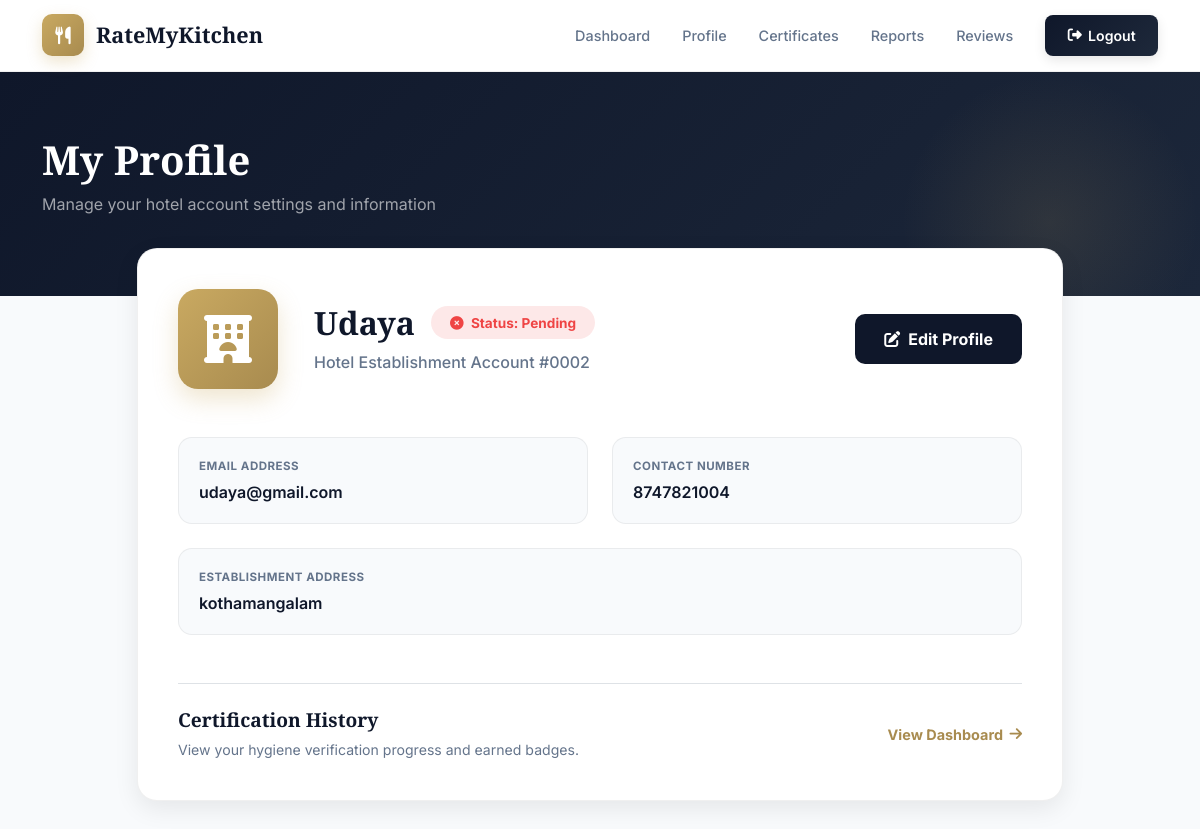
/User/profile/ (signed in), run on an earlier commit of the app's database.
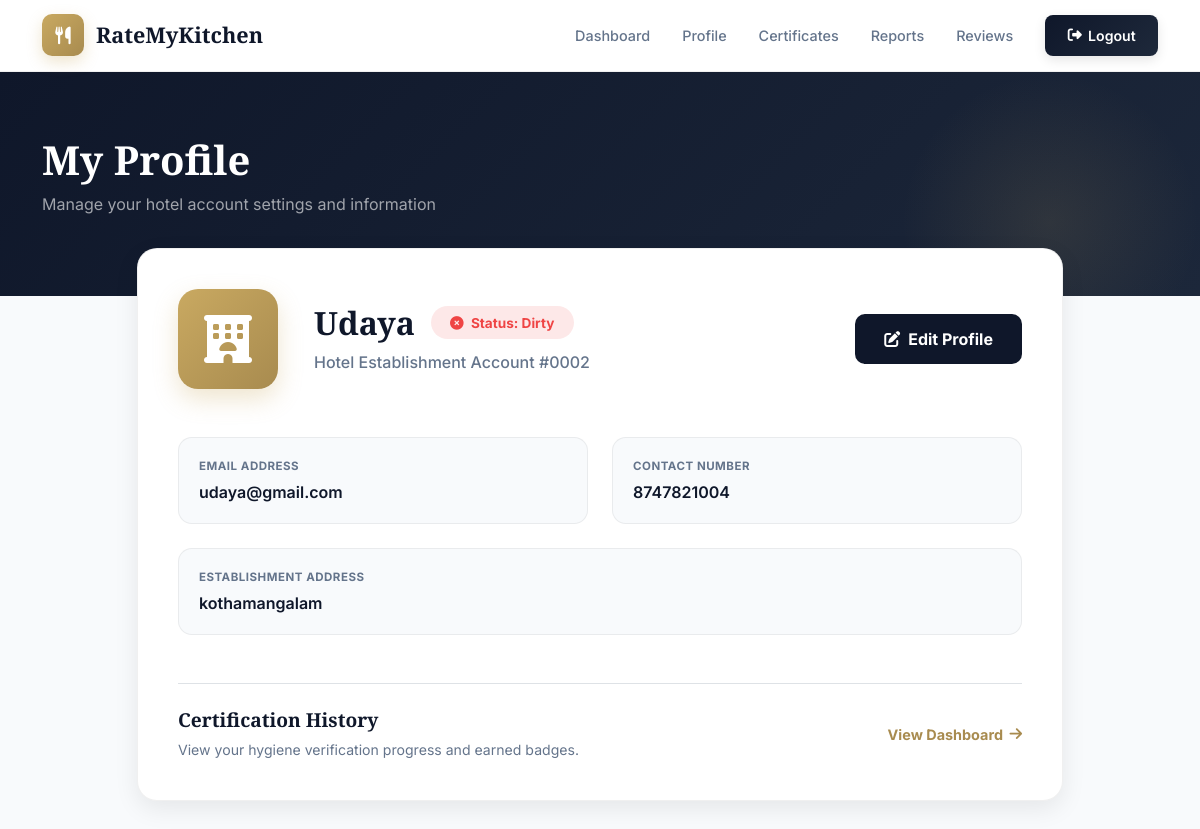
And on a later commit of the database.
### User/models.py (models this page shows, shortened)
class tbl_hotel(models.Model):
    hotel_name = models.CharField(max_length=100)
    hotel_email = models.EmailField(unique=True)
    hotel_password = models.CharField(max_length=128)
    hotel_contact = models.CharField(max_length=20, blank=True)
    hotel_address = models.CharField(max_length=255, blank=True)
    is_verified = models.IntegerField(
        choices=[
            (0, 'Not Verified'),
            (1, 'Verified'),
            (2, 'Rejected')
        ],
        default=0
    )
    hygiene_status = models.CharField(
        max_length=50,
        choices=[
            ('Pending', 'Pending'),
            ('Clean', 'Clean'),
            ('Moderately Clean', 'Moderately Clean'),
            ('Dirty', 'Dirty'),
        ],
        default='Pending'
    )
    certificate_generated = models.BooleanField(default=False)
    verified_at = models.DateTimeField(null=True, blank=True)

### User/views.py (the view)
# urls.py: path("profile/",views.myprofile,name="myprofile"),
def myprofile(request):
    hotel = _require_hotel(request)
    if not hotel:
        return redirect("guest:login")
    return render(request, "User/MyProfile.html", {"user": hotel})

### User/views.py (called while the page is built)
def _require_hotel(request):
    hid = request.session.get("hid")
    if not hid:
        return None
    try:
        return tbl_hotel.objects.get(id=hid)
    except tbl_hotel.DoesNotExist:
        return None

### templates/User/MyProfile.html (shortened to what the changed rows need)
{% extends "User/Header.html" %}
{% block content %}
<div class="page-banner">
    <div class="container banner-content" data-aos="fade-up">
        <h1 class="banner-title">My Profile</h1>
    </div>
</div>
<div class="container" style="margin-top: -3rem; position: relative; z-index: 5;">
    <div class="row justify-content-center">
        <div class="col-lg-10">
            <div class="clean-card" data-aos="fade-up" data-aos-delay="100">
                <div class="row align-items-center mb-5">
                    <div class="col-md ps-md-4">
                        <div class="d-flex flex-wrap align-items-center gap-3 mb-2">
                            <h2 style="font-size: 2rem; font-weight: 800; color: var(--dark); margin: 0;">{{ user.hotel_name }}</h2>
                            <span style="background: {% if user.hygiene_status == 'Clean' %}rgba(16,185,129,0.12); color: #10b981;{% elif user.hygiene_status == 'Moderate' %}rgba(245,158,11,0.12); color: #f59e0b;{% else %}rgba(239,68,68,0.12); color: #ef4444;{% endif %} padding: 0.4rem 1.2rem; border-radius: 50px; font-weight: 700; font-size: 0.85rem;">
                                <i class="fas fa-{% if user.hygiene_status == 'Clean' %}check-circle{% elif user.hygiene_status == 'Moderate' %}exclamation-circle{% else %}times-circle{% endif %} me-1"></i>
                                Status: {{ user.hygiene_status|default:"Not Inspected" }}
                            </span>
                        </div>
                        <p style="color: var(--text-sub); margin: 0; font-weight: 500;">Hotel Establishment Account #{{ user.id|stringformat:"04d" }}</p>
                    </div>
                </div>
                <div class="row g-4">
                    <div class="col-md-6">
                        <div style="padding: 1.25rem; background: #f8fafc; border-radius: 14px; border: 1px solid var(--border);">
                            <div style="font-size: 0.72rem; text-transform: uppercase; font-weight: 700; color: var(--text-sub); letter-spacing: 0.5px; margin-bottom: 0.35rem;">Email Address</div>
                            <div style="font-size: 1rem; font-weight: 600; color: var(--dark); line-height: 1.4;">{{ user.hotel_email }}</div>
                        </div>
                    </div>
                    <div class="col-md-6">
                        <div style="padding: 1.25rem; background: #f8fafc; border-radius: 14px; border: 1px solid var(--border);">
                            <div style="font-size: 0.72rem; text-transform: uppercase; font-weight: 700; color: var(--text-sub); letter-spacing: 0.5px; margin-bottom: 0.35rem;">Contact Number</div>
                            <div style="font-size: 1rem; font-weight: 600; color: var(--dark); line-height: 1.4;">{{ user.hotel_contact }}</div>
                        </div>
                    </div>
                    <div class="col-12">
                        <div style="padding: 1.25rem; background: #f8fafc; border-radius: 14px; border: 1px solid var(--border);">
                            <div style="font-size: 0.72rem; text-transform: uppercase; font-weight: 700; color: var(--text-sub); letter-spacing: 0.5px; margin-bottom: 0.35rem;">Establishment Address</div>
                            <div style="font-size: 1rem; font-weight: 600; color: var(--dark); line-height: 1.4;">{{ user.hotel_address }}</div>
                        </div>
                    </div>
                </div>
            </div>
        </div>
    </div>
</div>
{% endblock %}

What changed in the data, as far as the page shows it:
changed tbl_hotel "Udaya": hygiene_status "Pending" → "Dirty"
